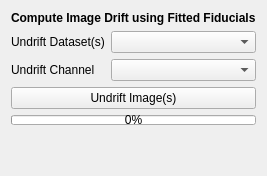
         <widget class="QWidget" name="tab_18">
          <attribute name="title">
           <string>Undirft</string>
          </attribute>
          <layout class="QVBoxLayout" name="verticalLayout_4">
           <item>
            <widget class="QLabel" name="label_10">
             <property name="font">
              <font>
               <weight>75</weight>
               <bold>true</bold>
              </font>
             </property>
             <property name="text">
              <string>Compute Image Drift using Fitted Fiducials</string>
             </property>
            </widget>
           </item>
           <item>
            <layout class="QFormLayout" name="formLayout_4">
             <item row="0" column="0">
              <widget class="QLabel" name="label_46">
               <property name="text">
                <string>Undrift Dataset(s)</string>
               </property>
              </widget>
             </item>
             <item row="0" column="1">
              <widget class="QComboBox" name="undrift_dataset_selector"/>
             </item>
             <item row="1" column="0">
              <widget class="QLabel" name="label_15">
               <property name="text">
                <string>Undrift Channel</string>
               </property>
              </widget>
             </item>
             <item row="1" column="1">
              <widget class="QComboBox" name="undrift_channel_selector"/>
             </item>
            </layout>
           </item>
           <item>
            <widget class="QPushButton" name="picasso_undrift">
             <property name="text">
              <string>Undrift Image(s)</string>
             </property>
            </widget>
           </item>
           <item>
            <widget class="QProgressBar" name="undrift_progressbar">
             <property name="maximumSize">
              <size>
               <width>16777215</width>
               <height>10</height>
              </size>
             </property>
             <property name="value">
              <number>0</number>
             </property>
            </widget>
           </item>
           <item>
            <spacer name="verticalSpacer_3">
             <property name="orientation">
              <enum>Qt::Vertical</enum>
             </property>
             <property name="sizeHint" stdset="0">
              <size>
               <width>20</width>
               <height>40</height>
              </size>
             </property>
            </spacer>
           </item>
          </layout>
         </widget>
